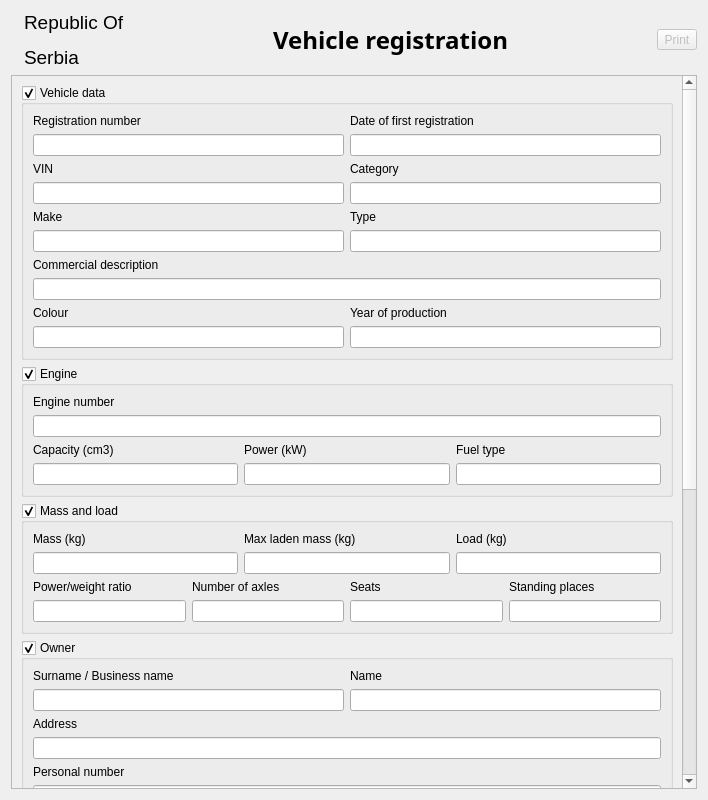
<?xml version="1.0" encoding="UTF-8"?>
<ui version="4.0">
 <class>Vehicle</class>
 <widget class="QWidget" name="Vehicle">
  <property name="geometry">
   <rect>
    <x>0</x>
    <y>0</y>
    <width>708</width>
    <height>800</height>
   </rect>
  </property>
  <property name="windowTitle">
   <string>Form</string>
  </property>
  <layout class="QVBoxLayout" name="verticalLayout">
   <item>
    <layout class="QVBoxLayout" name="verticalLayout_main">
     <!-- Header: Flag + Title + Print -->
     <item>
      <layout class="QHBoxLayout" name="headerLayout">
       <property name="sizeConstraint">
        <enum>QLayout::SizeConstraint::SetFixedSize</enum>
       </property>
       <item>
        <widget class="QLabel" name="flagLabel">
         <property name="sizePolicy">
          <sizepolicy hsizetype="Fixed" vsizetype="Fixed">
           <horstretch>0</horstretch>
           <verstretch>0</verstretch>
          </sizepolicy>
         </property>
         <property name="maximumSize">
          <size>
           <width>100</width>
           <height>60</height>
          </size>
         </property>
         <property name="text">
          <string/>
         </property>
         <property name="pixmap">
          <pixmap resource="../../resources/librecelik.qrc">:/images/rs_flag.png</pixmap>
         </property>
         <property name="scaledContents">
          <bool>true</bool>
         </property>
         <property name="alignment">
          <set>Qt::AlignmentFlag::AlignRight|Qt::AlignmentFlag::AlignTrailing|Qt::AlignmentFlag::AlignVCenter</set>
         </property>
        </widget>
       </item>
       <item>
        <widget class="QLabel" name="stateLabel">
         <property name="sizePolicy">
          <sizepolicy hsizetype="Fixed" vsizetype="Fixed">
           <horstretch>0</horstretch>
           <verstretch>0</verstretch>
          </sizepolicy>
         </property>
         <property name="font">
          <font>
           <pointsize>14</pointsize>
          </font>
         </property>
         <property name="text">
          <string>&lt;html&gt;&lt;head/&gt;&lt;body&gt;&lt;p&gt;Republic Of&lt;/p&gt;&lt;p&gt;Serbia&lt;/p&gt;&lt;/body&gt;&lt;/html&gt;</string>
         </property>
         <property name="alignment">
          <set>Qt::AlignmentFlag::AlignLeading|Qt::AlignmentFlag::AlignLeft|Qt::AlignmentFlag::AlignTop</set>
         </property>
        </widget>
       </item>
       <item>
        <spacer name="horizontalSpacer">
         <property name="orientation">
          <enum>Qt::Orientation::Horizontal</enum>
         </property>
         <property name="sizeHint" stdset="0">
          <size>
           <width>40</width>
           <height>20</height>
          </size>
         </property>
        </spacer>
       </item>
       <item>
        <widget class="QLabel" name="titleLabel">
         <property name="sizePolicy">
          <sizepolicy hsizetype="Fixed" vsizetype="Fixed">
           <horstretch>0</horstretch>
           <verstretch>0</verstretch>
          </sizepolicy>
         </property>
         <property name="font">
          <font>
           <family>Sans Serif</family>
           <pointsize>18</pointsize>
           <bold>true</bold>
          </font>
         </property>
         <property name="text">
          <string>Vehicle registration</string>
         </property>
         <property name="alignment">
          <set>Qt::AlignmentFlag::AlignLeading|Qt::AlignmentFlag::AlignLeft|Qt::AlignmentFlag::AlignVCenter</set>
         </property>
        </widget>
       </item>
       <item>
        <spacer name="horizontalSpacer_2">
         <property name="orientation">
          <enum>Qt::Orientation::Horizontal</enum>
         </property>
         <property name="sizeHint" stdset="0">
          <size>
           <width>40</width>
           <height>20</height>
          </size>
         </property>
        </spacer>
       </item>
       <item>
        <widget class="QToolButton" name="toolButton">
         <property name="enabled">
          <bool>false</bool>
         </property>
         <property name="text">
          <string>Print</string>
         </property>
         <property name="icon">
          <iconset resource="../../resources/librecelik.qrc">
           <normaloff>:/images/printer-1414.png</normaloff>:/images/printer-1414.png</iconset>
         </property>
         <property name="iconSize">
          <size>
           <width>48</width>
           <height>48</height>
          </size>
         </property>
        </widget>
       </item>
      </layout>
     </item>
     <!-- Scrollable content area -->
     <item>
      <widget class="QScrollArea" name="scrollArea">
       <property name="widgetResizable">
        <bool>true</bool>
       </property>
       <widget class="QWidget" name="scrollAreaWidgetContents">
        <layout class="QVBoxLayout" name="scrollLayout">
         <!-- Vehicle Data Group -->
         <item>
          <widget class="QGroupBox" name="vehicleGroupBox">
           <property name="checkable">
            <bool>true</bool>
           </property>
           <property name="checked">
            <bool>true</bool>
           </property>
           <property name="title">
            <string>Vehicle data</string>
           </property>
           <layout class="QVBoxLayout" name="vehicleGroupLayout">
            <item>
             <layout class="QHBoxLayout" name="regRow">
              <item>
               <layout class="QVBoxLayout" name="regNumCol">
                <item>
                 <widget class="QLabel" name="registrationNumberLabel">
                  <property name="text">
                   <string>Registration number</string>
                  </property>
                 </widget>
                </item>
                <item>
                 <widget class="QLineEdit" name="registrationNumberLineEdit">
                  <property name="readOnly">
                   <bool>true</bool>
                  </property>
                 </widget>
                </item>
               </layout>
              </item>
              <item>
               <layout class="QVBoxLayout" name="firstRegCol">
                <item>
                 <widget class="QLabel" name="dateOfFirstRegistrationLabel">
                  <property name="text">
                   <string>Date of first registration</string>
                  </property>
                 </widget>
                </item>
                <item>
                 <widget class="QLineEdit" name="dateOfFirstRegistrationLineEdit">
                  <property name="readOnly">
                   <bool>true</bool>
                  </property>
                 </widget>
                </item>
               </layout>
              </item>
             </layout>
            </item>
            <item>
             <layout class="QHBoxLayout" name="vinRow">
              <item>
               <layout class="QVBoxLayout" name="vinCol">
                <item>
                 <widget class="QLabel" name="vehicleIdNumberLabel">
                  <property name="text">
                   <string>VIN</string>
                  </property>
                 </widget>
                </item>
                <item>
                 <widget class="QLineEdit" name="vehicleIdNumberLineEdit">
                  <property name="readOnly">
                   <bool>true</bool>
                  </property>
                 </widget>
                </item>
               </layout>
              </item>
              <item>
               <layout class="QVBoxLayout" name="categoryCol">
                <item>
                 <widget class="QLabel" name="vehicleCategoryLabel">
                  <property name="text">
                   <string>Category</string>
                  </property>
                 </widget>
                </item>
                <item>
                 <widget class="QLineEdit" name="vehicleCategoryLineEdit">
                  <property name="readOnly">
                   <bool>true</bool>
                  </property>
                 </widget>
                </item>
               </layout>
              </item>
             </layout>
            </item>
            <item>
             <layout class="QHBoxLayout" name="makeRow">
              <item>
               <layout class="QVBoxLayout" name="makeCol">
                <item>
                 <widget class="QLabel" name="vehicleMakeLabel">
                  <property name="text">
                   <string>Make</string>
                  </property>
                 </widget>
                </item>
                <item>
                 <widget class="QLineEdit" name="vehicleMakeLineEdit">
                  <property name="readOnly">
                   <bool>true</bool>
                  </property>
                 </widget>
                </item>
               </layout>
              </item>
              <item>
               <layout class="QVBoxLayout" name="typeCol">
                <item>
                 <widget class="QLabel" name="vehicleTypeLabel">
                  <property name="text">
                   <string>Type</string>
                  </property>
                 </widget>
                </item>
                <item>
                 <widget class="QLineEdit" name="vehicleTypeLineEdit">
                  <property name="readOnly">
                   <bool>true</bool>
                  </property>
                 </widget>
                </item>
               </layout>
              </item>
             </layout>
            </item>
            <item>
             <layout class="QVBoxLayout" name="commercialDescCol">
              <item>
               <widget class="QLabel" name="commercialDescriptionLabel">
                <property name="text">
                 <string>Commercial description</string>
                </property>
               </widget>
              </item>
              <item>
               <widget class="QLineEdit" name="commercialDescriptionLineEdit">
                <property name="readOnly">
                 <bool>true</bool>
                </property>
               </widget>
              </item>
             </layout>
            </item>
            <item>
             <layout class="QHBoxLayout" name="colourRow">
              <item>
               <layout class="QVBoxLayout" name="colourCol">
                <item>
                 <widget class="QLabel" name="colourOfVehicleLabel">
                  <property name="text">
                   <string>Colour</string>
                  </property>
                 </widget>
                </item>
                <item>
                 <widget class="QLineEdit" name="colourOfVehicleLineEdit">
                  <property name="readOnly">
                   <bool>true</bool>
                  </property>
                 </widget>
                </item>
               </layout>
              </item>
              <item>
               <layout class="QVBoxLayout" name="yearCol">
                <item>
                 <widget class="QLabel" name="yearOfProductionLabel">
                  <property name="text">
                   <string>Year of production</string>
                  </property>
                 </widget>
                </item>
                <item>
                 <widget class="QLineEdit" name="yearOfProductionLineEdit">
                  <property name="readOnly">
                   <bool>true</bool>
                  </property>
                 </widget>
                </item>
               </layout>
              </item>
             </layout>
            </item>
           </layout>
          </widget>
         </item>
         <!-- Engine Group -->
         <item>
          <widget class="QGroupBox" name="engineGroupBox">
           <property name="checkable">
            <bool>true</bool>
           </property>
           <property name="checked">
            <bool>true</bool>
           </property>
           <property name="title">
            <string>Engine</string>
           </property>
           <layout class="QVBoxLayout" name="engineGroupLayout">
            <item>
             <layout class="QVBoxLayout" name="engineIdCol">
              <item>
               <widget class="QLabel" name="engineIdNumberLabel">
                <property name="text">
                 <string>Engine number</string>
                </property>
               </widget>
              </item>
              <item>
               <widget class="QLineEdit" name="engineIdNumberLineEdit">
                <property name="readOnly">
                 <bool>true</bool>
                </property>
               </widget>
              </item>
             </layout>
            </item>
            <item>
             <layout class="QHBoxLayout" name="engineRow">
              <item>
               <layout class="QVBoxLayout" name="capacityCol">
                <item>
                 <widget class="QLabel" name="engineCapacityLabel">
                  <property name="text">
                   <string>Capacity (cm3)</string>
                  </property>
                 </widget>
                </item>
                <item>
                 <widget class="QLineEdit" name="engineCapacityLineEdit">
                  <property name="readOnly">
                   <bool>true</bool>
                  </property>
                 </widget>
                </item>
               </layout>
              </item>
              <item>
               <layout class="QVBoxLayout" name="powerCol">
                <item>
                 <widget class="QLabel" name="maximumNetPowerLabel">
                  <property name="text">
                   <string>Power (kW)</string>
                  </property>
                 </widget>
                </item>
                <item>
                 <widget class="QLineEdit" name="maximumNetPowerLineEdit">
                  <property name="readOnly">
                   <bool>true</bool>
                  </property>
                 </widget>
                </item>
               </layout>
              </item>
              <item>
               <layout class="QVBoxLayout" name="fuelCol">
                <item>
                 <widget class="QLabel" name="typeOfFuelLabel">
                  <property name="text">
                   <string>Fuel type</string>
                  </property>
                 </widget>
                </item>
                <item>
                 <widget class="QLineEdit" name="typeOfFuelLineEdit">
                  <property name="readOnly">
                   <bool>true</bool>
                  </property>
                 </widget>
                </item>
               </layout>
              </item>
             </layout>
            </item>
           </layout>
          </widget>
         </item>
         <!-- Mass/Load Group -->
         <item>
          <widget class="QGroupBox" name="massGroupBox">
           <property name="checkable">
            <bool>true</bool>
           </property>
           <property name="checked">
            <bool>true</bool>
           </property>
           <property name="title">
            <string>Mass and load</string>
           </property>
           <layout class="QVBoxLayout" name="massGroupLayout">
            <item>
             <layout class="QHBoxLayout" name="massRow1">
              <item>
               <layout class="QVBoxLayout" name="massCol">
                <item>
                 <widget class="QLabel" name="vehicleMassLabel">
                  <property name="text">
                   <string>Mass (kg)</string>
                  </property>
                 </widget>
                </item>
                <item>
                 <widget class="QLineEdit" name="vehicleMassLineEdit">
                  <property name="readOnly">
                   <bool>true</bool>
                  </property>
                 </widget>
                </item>
               </layout>
              </item>
              <item>
               <layout class="QVBoxLayout" name="maxMassCol">
                <item>
                 <widget class="QLabel" name="maximumPermissibleLadenMassLabel">
                  <property name="text">
                   <string>Max laden mass (kg)</string>
                  </property>
                 </widget>
                </item>
                <item>
                 <widget class="QLineEdit" name="maximumPermissibleLadenMassLineEdit">
                  <property name="readOnly">
                   <bool>true</bool>
                  </property>
                 </widget>
                </item>
               </layout>
              </item>
              <item>
               <layout class="QVBoxLayout" name="loadCol">
                <item>
                 <widget class="QLabel" name="vehicleLoadLabel">
                  <property name="text">
                   <string>Load (kg)</string>
                  </property>
                 </widget>
                </item>
                <item>
                 <widget class="QLineEdit" name="vehicleLoadLineEdit">
                  <property name="readOnly">
                   <bool>true</bool>
                  </property>
                 </widget>
                </item>
               </layout>
              </item>
             </layout>
            </item>
            <item>
             <layout class="QHBoxLayout" name="massRow2">
              <item>
               <layout class="QVBoxLayout" name="pwrCol">
                <item>
                 <widget class="QLabel" name="powerWeightRatioLabel">
                  <property name="text">
                   <string>Power/weight ratio</string>
                  </property>
                 </widget>
                </item>
                <item>
                 <widget class="QLineEdit" name="powerWeightRatioLineEdit">
                  <property name="readOnly">
                   <bool>true</bool>
                  </property>
                 </widget>
                </item>
               </layout>
              </item>
              <item>
               <layout class="QVBoxLayout" name="axlesCol">
                <item>
                 <widget class="QLabel" name="numberOfAxlesLabel">
                  <property name="text">
                   <string>Number of axles</string>
                  </property>
                 </widget>
                </item>
                <item>
                 <widget class="QLineEdit" name="numberOfAxlesLineEdit">
                  <property name="readOnly">
                   <bool>true</bool>
                  </property>
                 </widget>
                </item>
               </layout>
              </item>
              <item>
               <layout class="QVBoxLayout" name="seatsCol">
                <item>
                 <widget class="QLabel" name="numberOfSeatsLabel">
                  <property name="text">
                   <string>Seats</string>
                  </property>
                 </widget>
                </item>
                <item>
                 <widget class="QLineEdit" name="numberOfSeatsLineEdit">
                  <property name="readOnly">
                   <bool>true</bool>
                  </property>
                 </widget>
                </item>
               </layout>
              </item>
              <item>
               <layout class="QVBoxLayout" name="standingCol">
                <item>
                 <widget class="QLabel" name="numberOfStandingPlacesLabel">
                  <property name="text">
                   <string>Standing places</string>
                  </property>
                 </widget>
                </item>
                <item>
                 <widget class="QLineEdit" name="numberOfStandingPlacesLineEdit">
                  <property name="readOnly">
                   <bool>true</bool>
                  </property>
                 </widget>
                </item>
               </layout>
              </item>
             </layout>
            </item>
           </layout>
          </widget>
         </item>
         <!-- Owner Group -->
         <item>
          <widget class="QGroupBox" name="ownerGroupBox">
           <property name="checkable">
            <bool>true</bool>
           </property>
           <property name="checked">
            <bool>true</bool>
           </property>
           <property name="title">
            <string>Owner</string>
           </property>
           <layout class="QVBoxLayout" name="ownerGroupLayout">
            <item>
             <layout class="QHBoxLayout" name="ownerRow1">
              <item>
               <layout class="QVBoxLayout" name="ownerSurnameCol">
                <item>
                 <widget class="QLabel" name="ownersSurnameLabel">
                  <property name="text">
                   <string>Surname / Business name</string>
                  </property>
                 </widget>
                </item>
                <item>
                 <widget class="QLineEdit" name="ownersSurnameLineEdit">
                  <property name="readOnly">
                   <bool>true</bool>
                  </property>
                 </widget>
                </item>
               </layout>
              </item>
              <item>
               <layout class="QVBoxLayout" name="ownerNameCol">
                <item>
                 <widget class="QLabel" name="ownerNameLabel">
                  <property name="text">
                   <string>Name</string>
                  </property>
                 </widget>
                </item>
                <item>
                 <widget class="QLineEdit" name="ownerNameLineEdit">
                  <property name="readOnly">
                   <bool>true</bool>
                  </property>
                 </widget>
                </item>
               </layout>
              </item>
             </layout>
            </item>
            <item>
             <layout class="QVBoxLayout" name="ownerAddrCol">
              <item>
               <widget class="QLabel" name="ownerAddressLabel">
                <property name="text">
                 <string>Address</string>
                </property>
               </widget>
              </item>
              <item>
               <widget class="QLineEdit" name="ownerAddressLineEdit">
                <property name="readOnly">
                 <bool>true</bool>
                </property>
               </widget>
              </item>
             </layout>
            </item>
            <item>
             <layout class="QVBoxLayout" name="ownerPersonalCol">
              <item>
               <widget class="QLabel" name="ownersPersonalNoLabel">
                <property name="text">
                 <string>Personal number</string>
                </property>
               </widget>
              </item>
              <item>
               <widget class="QLineEdit" name="ownersPersonalNoLineEdit">
                <property name="readOnly">
                 <bool>true</bool>
                </property>
               </widget>
              </item>
             </layout>
            </item>
           </layout>
          </widget>
         </item>
         <!-- User Group -->
         <item>
          <widget class="QGroupBox" name="userGroupBox">
           <property name="checkable">
            <bool>true</bool>
           </property>
           <property name="checked">
            <bool>true</bool>
           </property>
           <property name="title">
            <string>User</string>
           </property>
           <layout class="QVBoxLayout" name="userGroupLayout">
            <item>
             <layout class="QHBoxLayout" name="userRow1">
              <item>
               <layout class="QVBoxLayout" name="userSurnameCol">
                <item>
                 <widget class="QLabel" name="usersSurnameLabel">
                  <property name="text">
                   <string>Surname / Business name</string>
                  </property>
                 </widget>
                </item>
                <item>
                 <widget class="QLineEdit" name="usersSurnameLineEdit">
                  <property name="readOnly">
                   <bool>true</bool>
                  </property>
                 </widget>
                </item>
               </layout>
              </item>
              <item>
               <layout class="QVBoxLayout" name="usersNameCol">
                <item>
                 <widget class="QLabel" name="usersNameLabel">
                  <property name="text">
                   <string>Name</string>
                  </property>
                 </widget>
                </item>
                <item>
                 <widget class="QLineEdit" name="usersNameLineEdit">
                  <property name="readOnly">
                   <bool>true</bool>
                  </property>
                 </widget>
                </item>
               </layout>
              </item>
             </layout>
            </item>
            <item>
             <layout class="QVBoxLayout" name="usersAddrCol">
              <item>
               <widget class="QLabel" name="usersAddressLabel">
                <property name="text">
                 <string>Address</string>
                </property>
               </widget>
              </item>
              <item>
               <widget class="QLineEdit" name="usersAddressLineEdit">
                <property name="readOnly">
                 <bool>true</bool>
                </property>
               </widget>
              </item>
             </layout>
            </item>
            <item>
             <layout class="QVBoxLayout" name="usersPersonalCol">
              <item>
               <widget class="QLabel" name="usersPersonalNoLabel">
                <property name="text">
                 <string>Personal number</string>
                </property>
               </widget>
              </item>
              <item>
               <widget class="QLineEdit" name="usersPersonalNoLineEdit">
                <property name="readOnly">
                 <bool>true</bool>
                </property>
               </widget>
              </item>
             </layout>
            </item>
           </layout>
          </widget>
         </item>
         <!-- Document Data Group -->
         <item>
          <widget class="QGroupBox" name="documentGroupBox">
           <property name="checkable">
            <bool>true</bool>
           </property>
           <property name="checked">
            <bool>true</bool>
           </property>
           <property name="title">
            <string>Document data</string>
           </property>
           <layout class="QVBoxLayout" name="documentGroupLayout">
            <item>
             <layout class="QHBoxLayout" name="docRow1">
              <item>
               <layout class="QVBoxLayout" name="stateIssuingCol">
                <item>
                 <widget class="QLabel" name="stateIssuingLabel">
                  <property name="text">
                   <string>State issuing</string>
                  </property>
                 </widget>
                </item>
                <item>
                 <widget class="QLineEdit" name="stateIssuingLineEdit">
                  <property name="readOnly">
                   <bool>true</bool>
                  </property>
                 </widget>
                </item>
               </layout>
              </item>
              <item>
               <layout class="QVBoxLayout" name="competentAuthCol">
                <item>
                 <widget class="QLabel" name="competentAuthorityLabel">
                  <property name="text">
                   <string>Competent authority</string>
                  </property>
                 </widget>
                </item>
                <item>
                 <widget class="QLineEdit" name="competentAuthorityLineEdit">
                  <property name="readOnly">
                   <bool>true</bool>
                  </property>
                 </widget>
                </item>
               </layout>
              </item>
             </layout>
            </item>
            <item>
             <layout class="QVBoxLayout" name="authIssuingCol">
              <item>
               <widget class="QLabel" name="authorityIssuingLabel">
                <property name="text">
                 <string>Authority issuing</string>
                </property>
               </widget>
              </item>
              <item>
               <widget class="QLineEdit" name="authorityIssuingLineEdit">
                <property name="readOnly">
                 <bool>true</bool>
                </property>
               </widget>
              </item>
             </layout>
            </item>
            <item>
             <layout class="QHBoxLayout" name="docRow2">
              <item>
               <layout class="QVBoxLayout" name="unambiguousCol">
                <item>
                 <widget class="QLabel" name="unambiguousNumberLabel">
                  <property name="text">
                   <string>Unambiguous number</string>
                  </property>
                 </widget>
                </item>
                <item>
                 <widget class="QLineEdit" name="unambiguousNumberLineEdit">
                  <property name="readOnly">
                   <bool>true</bool>
                  </property>
                 </widget>
                </item>
               </layout>
              </item>
              <item>
               <layout class="QVBoxLayout" name="serialCol">
                <item>
                 <widget class="QLabel" name="serialNumberLabel">
                  <property name="text">
                   <string>Serial number</string>
                  </property>
                 </widget>
                </item>
                <item>
                 <widget class="QLineEdit" name="serialNumberLineEdit">
                  <property name="readOnly">
                   <bool>true</bool>
                  </property>
                 </widget>
                </item>
               </layout>
              </item>
             </layout>
            </item>
            <item>
             <layout class="QHBoxLayout" name="docRow3">
              <item>
               <layout class="QVBoxLayout" name="typeApprovalCol">
                <item>
                 <widget class="QLabel" name="typeApprovalNumberLabel">
                  <property name="text">
                   <string>Type approval number</string>
                  </property>
                 </widget>
                </item>
                <item>
                 <widget class="QLineEdit" name="typeApprovalNumberLineEdit">
                  <property name="readOnly">
                   <bool>true</bool>
                  </property>
                 </widget>
                </item>
               </layout>
              </item>
             </layout>
            </item>
            <item>
             <layout class="QHBoxLayout" name="docRow4">
              <item>
               <layout class="QVBoxLayout" name="issuingDateCol">
                <item>
                 <widget class="QLabel" name="issuingDateLabel">
                  <property name="text">
                   <string>Date of issuance</string>
                  </property>
                 </widget>
                </item>
                <item>
                 <widget class="QLineEdit" name="issuingDateLineEdit">
                  <property name="readOnly">
                   <bool>true</bool>
                  </property>
                 </widget>
                </item>
               </layout>
              </item>
              <item>
               <layout class="QVBoxLayout" name="expiryDateCol">
                <item>
                 <widget class="QLabel" name="expiryDateLabel">
                  <property name="text">
                   <string>Valid to</string>
                  </property>
                 </widget>
                </item>
                <item>
                 <widget class="QLineEdit" name="expiryDateLineEdit">
                  <property name="readOnly">
                   <bool>true</bool>
                  </property>
                 </widget>
                </item>
               </layout>
              </item>
             </layout>
            </item>
           </layout>
          </widget>
         </item>
        </layout>
       </widget>
      </widget>
     </item>
    </layout>
   </item>
  </layout>
 </widget>
 <resources>
  <include location="../../resources/librecelik.qrc"/>
 </resources>
 <connections/>
</ui>
